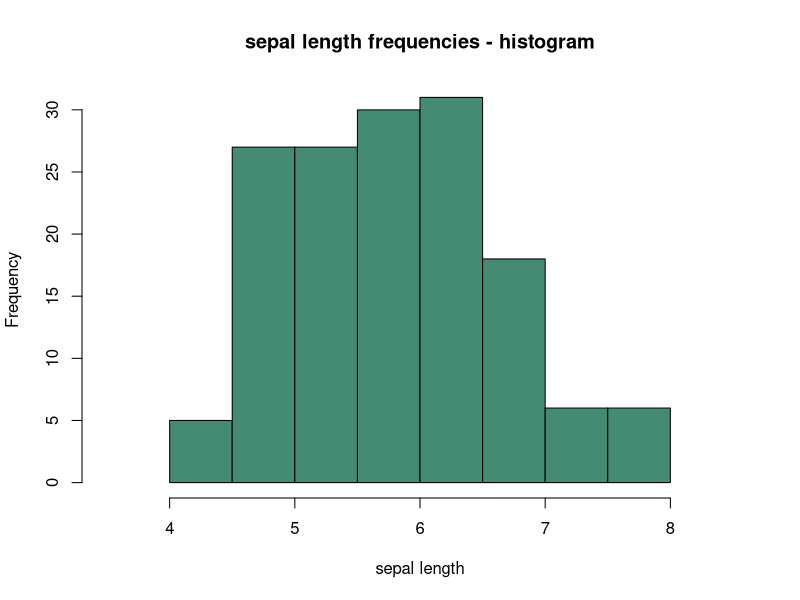
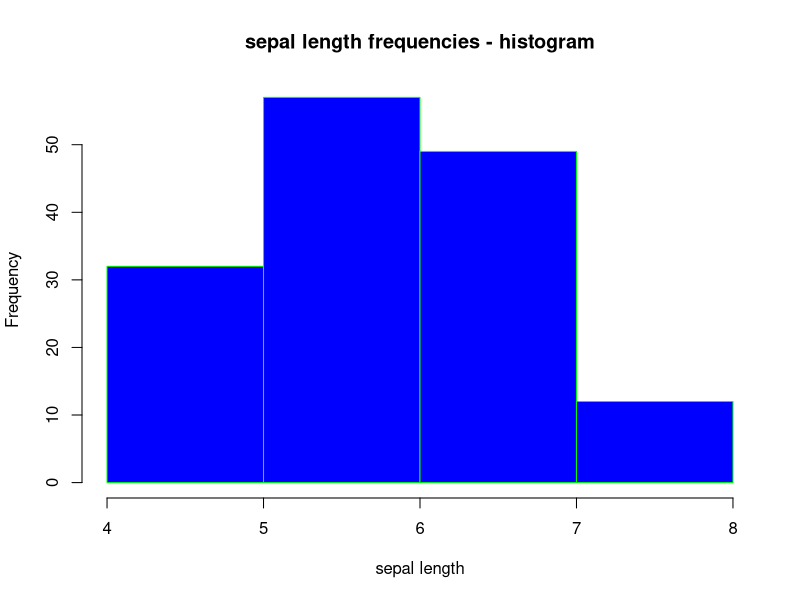
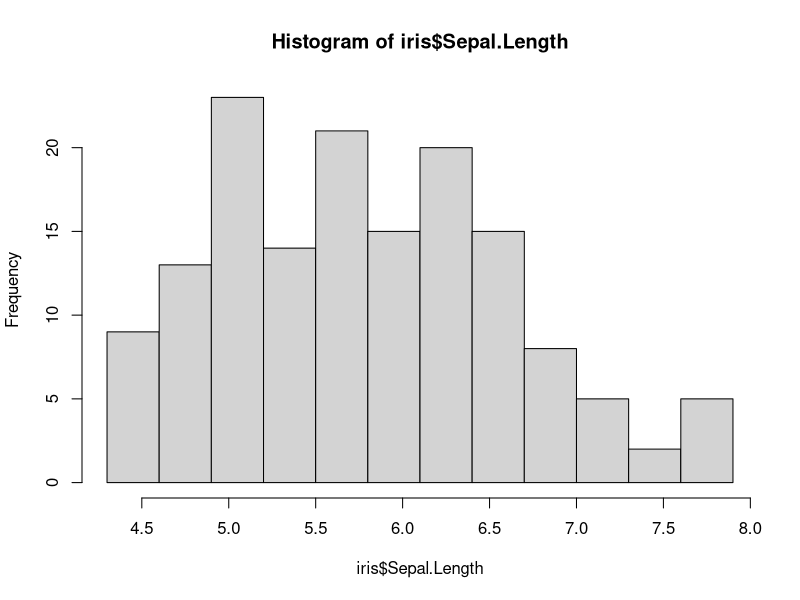
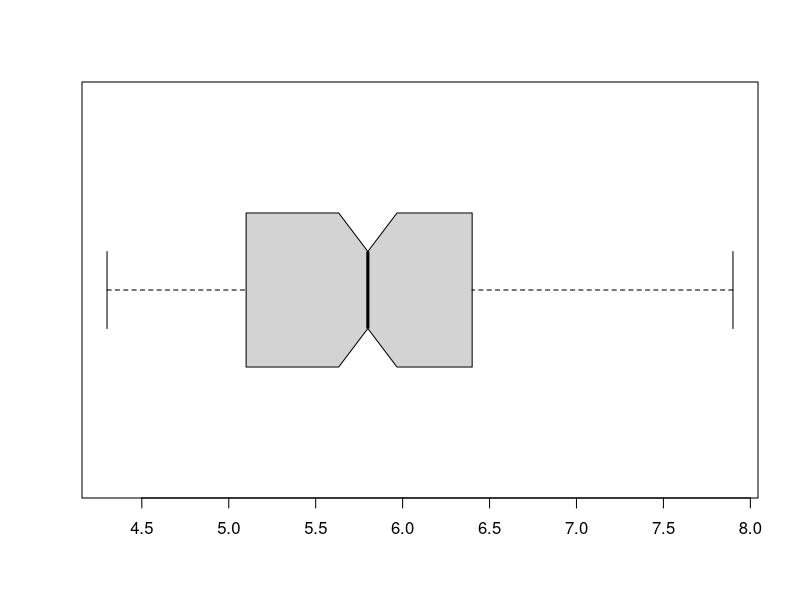
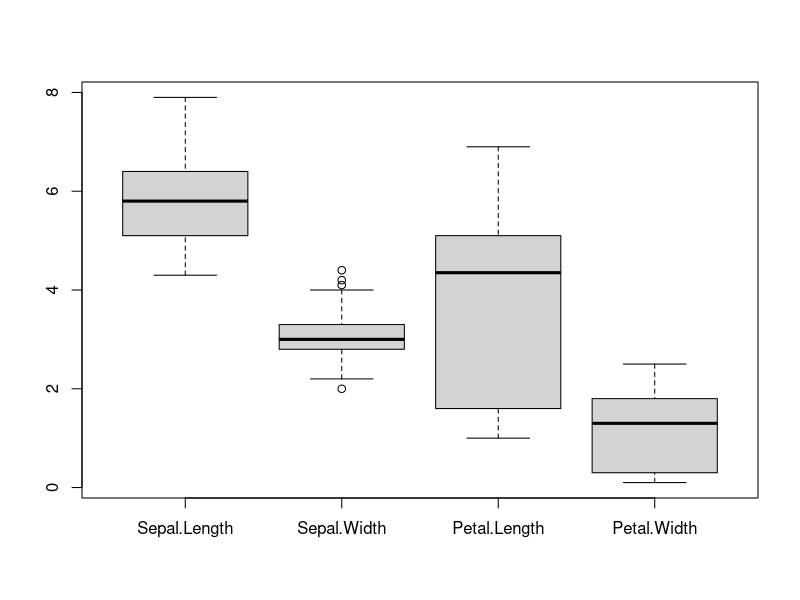

The R script that drew these images, in order:
library(datasets)
data("iris")  
names(iris) #set name of object to iris
dim(iris) #get dimensions of object
View(iris)
str(iris)
min(iris$Sepal.Length)
max(iris$Sepal.Length)
mean(iris$Sepal.Length)
range(iris$Sepal.Length)
sd(iris$Sepal.Length)
var(iris$Sepal.Length)
quantile(iris$Sepal.Length)
quantile(iris$Sepal.Length,c(0.3,0.6))
h <- hist(iris$Sepal.Length
          ,main = "sepal length frequencies - histogram"
          ,xlab="sepal length",xlim = c(3.5,8.5)
          ,col = colors() [12])
h
h <- hist(iris$Sepal.Length
          , main = "sepal length frequencies - histogram"
          ,xlab="sepal length"
          ,col = "blue"
          ,breaks = 3
          ,border = "green"
          )
h <- hist(iris$Sepal.Length, 
          breaks=c(4.3,4.6,4.9,5.2,5.5,5.8,6.1,6.4,6.7,7.0,7.3,7.6,7.9))



boxplot(iris$Sepal.Length,
        notch = T,
        horizontal=T)
summary(iris$Sepal.Length)
iris
iris[,-5]
myboxplot <- boxplot(iris[,-5])
myboxplot$out

